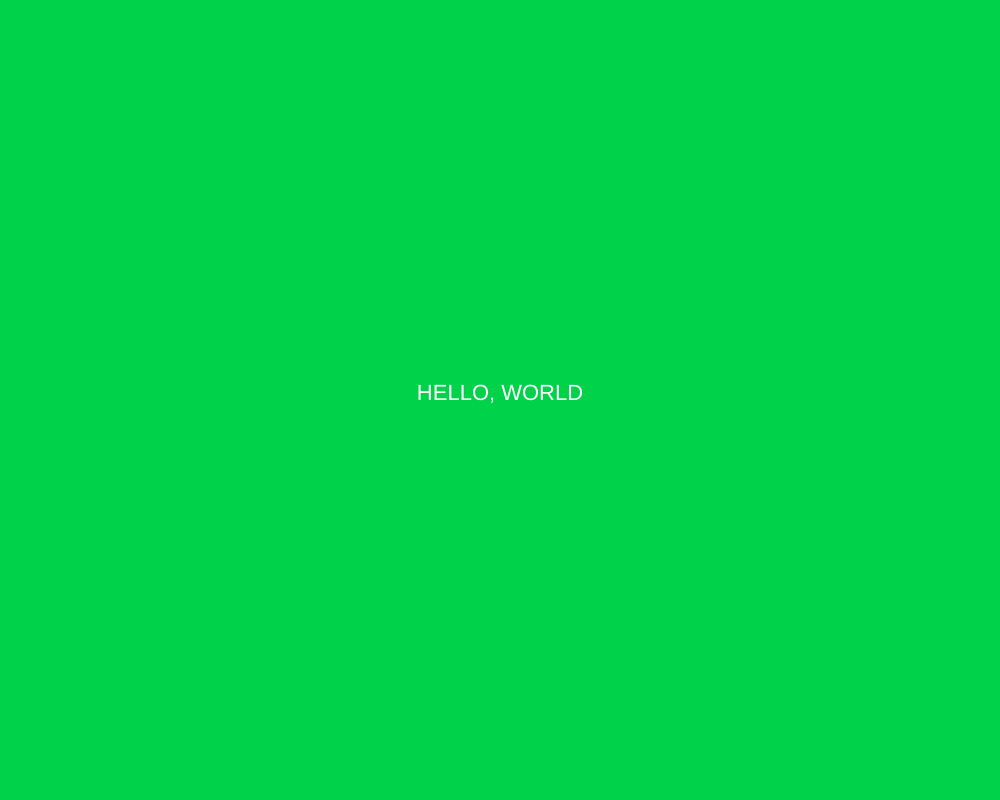
Frame 1 (no input)
Frame 60 (no input): identical to frame 1, image omitted
Frame 120 (the mouse pressed at the canvas centre since frame 60): identical to frame 1, image omitted

The p5.js sketch that drew this single still picture (run headless with seeded random() and noise() and a simulated clock; from frame 60 on, the mouse is pressed at the canvas centre):

// p5.js sketch
// ── sketch.js

// Setup code goes here
function setup() {
  createCanvas(1000, 800);

  textSize(22);
  textAlign(CENTER);
 }


// Draw code goes here
function draw() {
  background(0,210,73);

  fill(255);
text('HELLO, WORLD',width/2, height/2);

}
